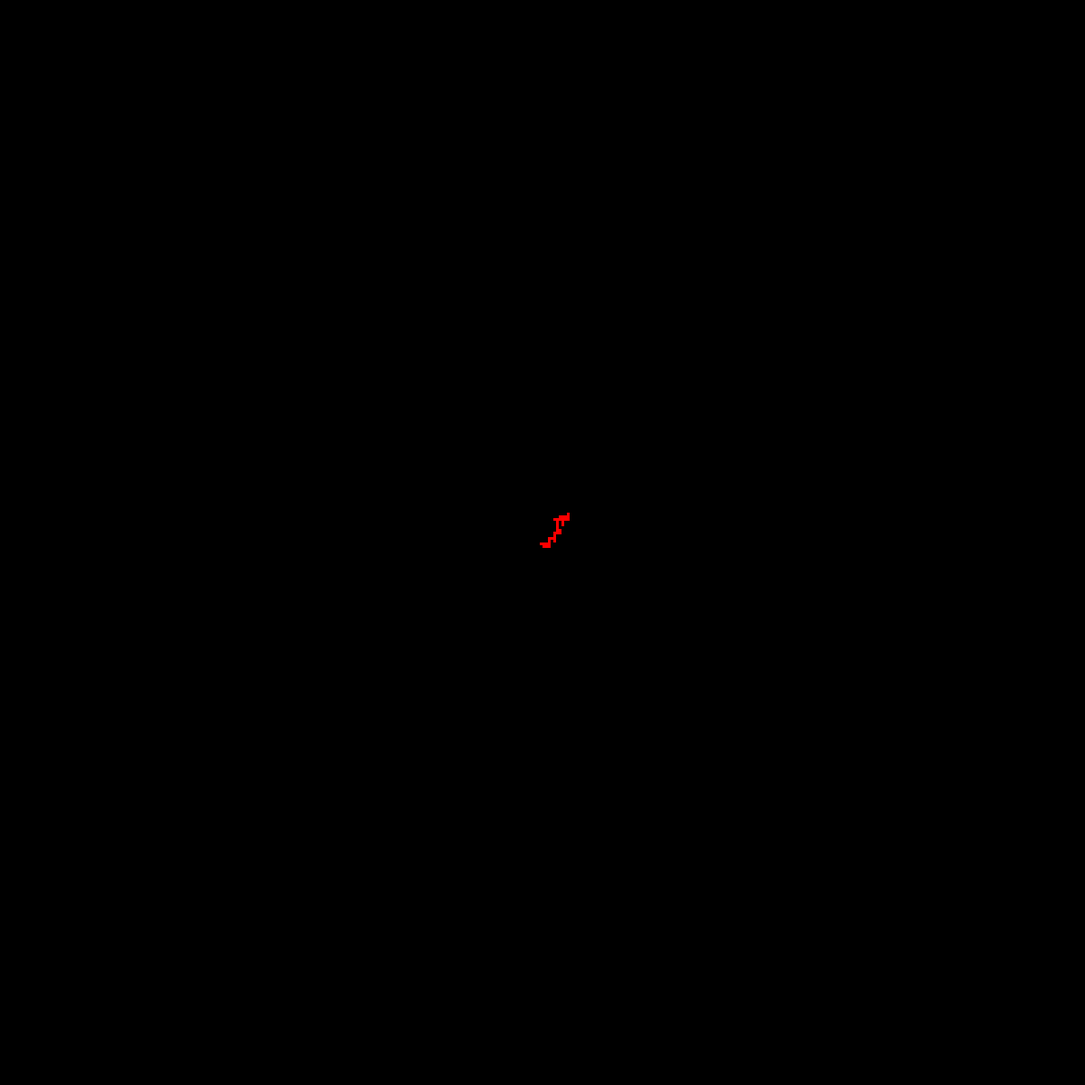
Frame 1 (no input)
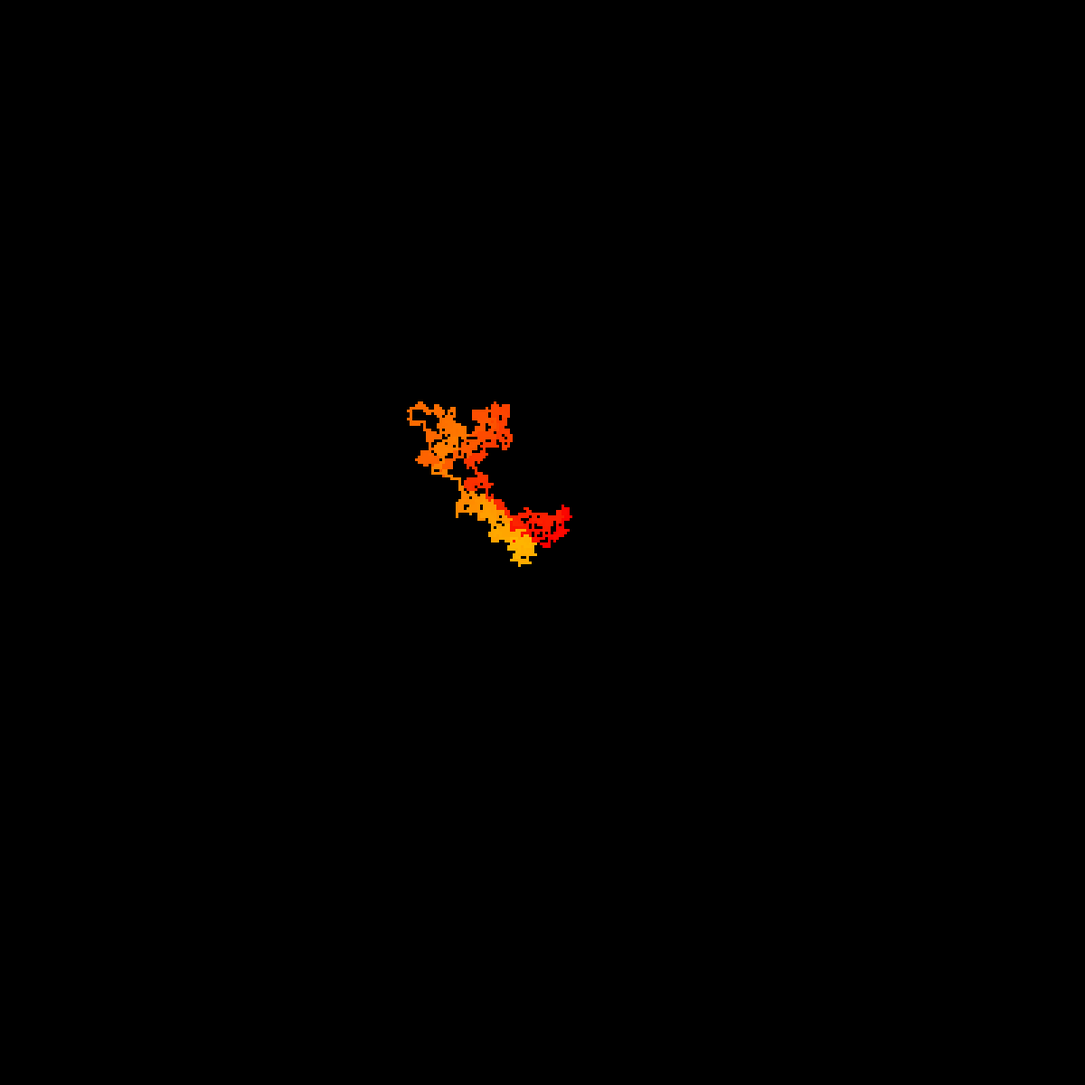
Frame 60 (the mouse pressed at the canvas centre just before this capture)
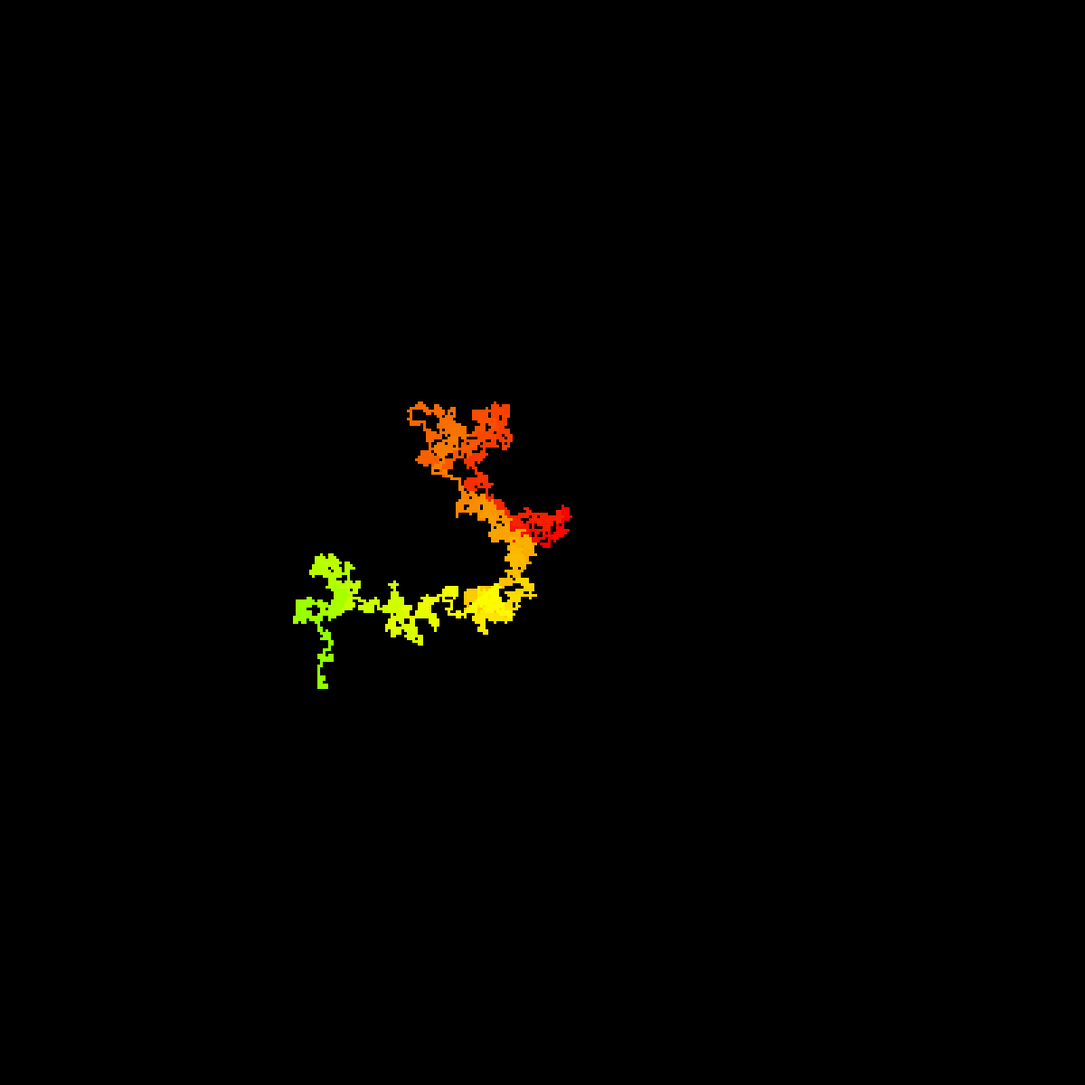
Frame 120 (the mouse held since frame 60 and released just before this capture)

The Processing sketch that drew these frames (run headless with seeded random() and noise(); from frame 60 on, the mouse is pressed at the canvas centre):

// Processing sketch: tiles
// ── tiles.pde
static abstract class Connection {
  static final int UP = 0;
  static final int RIGHT = 1;
  static final int DOWN = 2;
  static final int LEFT = 3;
}

class Point {
  float x, y;

  Point(float x, float y) {
    this.x = x;
    this.y = y;
  }
}

class Scene {
  int X_real, Y_real;
  float X_tile_size, Y_tile_size;

  Scene(int X_real, int Y_real, float X_tile_size, float Y_tile_size) {
    this.X_real = X_real;
    this.Y_real = Y_real;
    this.X_tile_size = X_tile_size;
    this.Y_tile_size = Y_tile_size;
  }
}

class Tile {

  // coordinates
  int x, y;
  boolean[] connections;
  color col;

  // real coordinates on screen (center of tile)
  float x_real, y_real;

  Tile(int x, int y, Scene scene) {
    this.x = x;
    this.y = y;
    
    this.col = color(0,0,0);

    this.connections = new boolean[4];

    x_real = (x+0.5)*scene.X_tile_size;
    y_real = (y+0.5)*scene.Y_tile_size;
  }
}

void line(Point a, Point b) {
  line(a.x, a.y, b.x, b.y);
}

void quad(Point a, Point b, Point c, Point d) {
  quad(a.x, a.y, b.x, b.y, c.x, c.y, d.x, d.y);
}

class Grid {

  int X, Y;
  Scene scene;
  int cursor_x, cursor_y;

  Tile[][] tiles;

  Grid(int X, int Y, int X_real, int Y_real) {

    this.scene = new Scene(X_real, Y_real, X_real/(float)X, Y_real/(float)Y);
    this.X = X;
    this.Y = Y;
    
    this.cursor_x = X/2;
    this.cursor_y = Y/2;

    this.tiles = new Tile[X][Y];
    this.initializeTiles();
  }
  
  void initializeTiles() {
    for (int x=0; x<X; x++) {
      for (int y=0; y<Y; y++) {
        this.tiles[x][y] = new Tile(x, y, scene);
      }
    }
  }

  boolean walkAndDraw(int steps, float hue) {
    
    int step = 0;
    
    while (step < steps) {
      int door = floor(random(0,4));
    
      if (door == Connection.UP) {
        cursor_y -= 1;
      } else if (door == Connection.RIGHT) {
        cursor_x += 1;
      } else if (door == Connection.DOWN) {
        cursor_y += 1;
      } else if (door == Connection.LEFT) {
        cursor_x -= 1;
      }
     
      if ( (cursor_x >= 0) && (cursor_x < X) && (cursor_y >= 0) && (cursor_y < Y) ) {
        
        tiles[cursor_x][cursor_y].connections[door] = true;
        tiles[cursor_x][cursor_y].col = color(hue, 100, 100);
        
        noStroke();
        fill(tiles[cursor_x][cursor_y].col);
        quad(
          tiles[cursor_x][cursor_y].x_real - scene.X_tile_size/2.0,
          tiles[cursor_x][cursor_y].y_real - scene.Y_tile_size/2.0,
          tiles[cursor_x][cursor_y].x_real - scene.X_tile_size/2.0,
          tiles[cursor_x][cursor_y].y_real + scene.Y_tile_size/2.0,
          tiles[cursor_x][cursor_y].x_real + scene.X_tile_size/2.0,
          tiles[cursor_x][cursor_y].y_real + scene.Y_tile_size/2.0,
          tiles[cursor_x][cursor_y].x_real + scene.X_tile_size/2.0,
          tiles[cursor_x][cursor_y].y_real - scene.Y_tile_size/2.0
        );
        //return true;
      } else {
        cursor_x = X/2;
        cursor_y = Y/2;
        //return false;
      }
      
      step++;
    }
    
    return true;
    
  }

  void drawGrid() {

    noFill();
    stroke(0);

    Point tl = new Point(0, 0);
    Point tr = new Point(0, 0);
    Point br = new Point(0, 0);
    Point bl = new Point(0, 0);

    for (int x=0; x<X; x++) {
      for (int y=0; y<Y; y++) {

        // Setting corners: topleft, topright, bottomright, bottomleft
        tl.x = tiles[x][y].x_real - scene.X_tile_size/2.0;
        tl.y = tiles[x][y].y_real - scene.Y_tile_size/2.0;
        tr.x = tiles[x][y].x_real - scene.X_tile_size/2.0;
        tr.y = tiles[x][y].y_real + scene.Y_tile_size/2.0;
        br.x = tiles[x][y].x_real + scene.X_tile_size/2.0;
        br.y = tiles[x][y].y_real + scene.Y_tile_size/2.0;
        bl.x = tiles[x][y].x_real + scene.X_tile_size/2.0;
        bl.y = tiles[x][y].y_real - scene.Y_tile_size/2.0;
        
        fill(tiles[x][y].col);
        quad(tl, tr, br, bl);

      }
    }
  }
}

Grid grid;
float i = 0;

void setup() {

  size(1200, 1200);
  colorMode(HSB, 100);
  background(color(0));
  frameRate(1000);

  grid = new Grid(400, 400, 1200, 1200);
}

void draw() {

  if (i%20 == 0) {
    fill(color(0,0,0,0.8));
    noStroke();
    quad(0,0,1200,0,1200,1200,0,1200);
  }
  grid.walkAndDraw(50, (i/5.0)%100);
  i++;
  println(frameRate);
  
}
